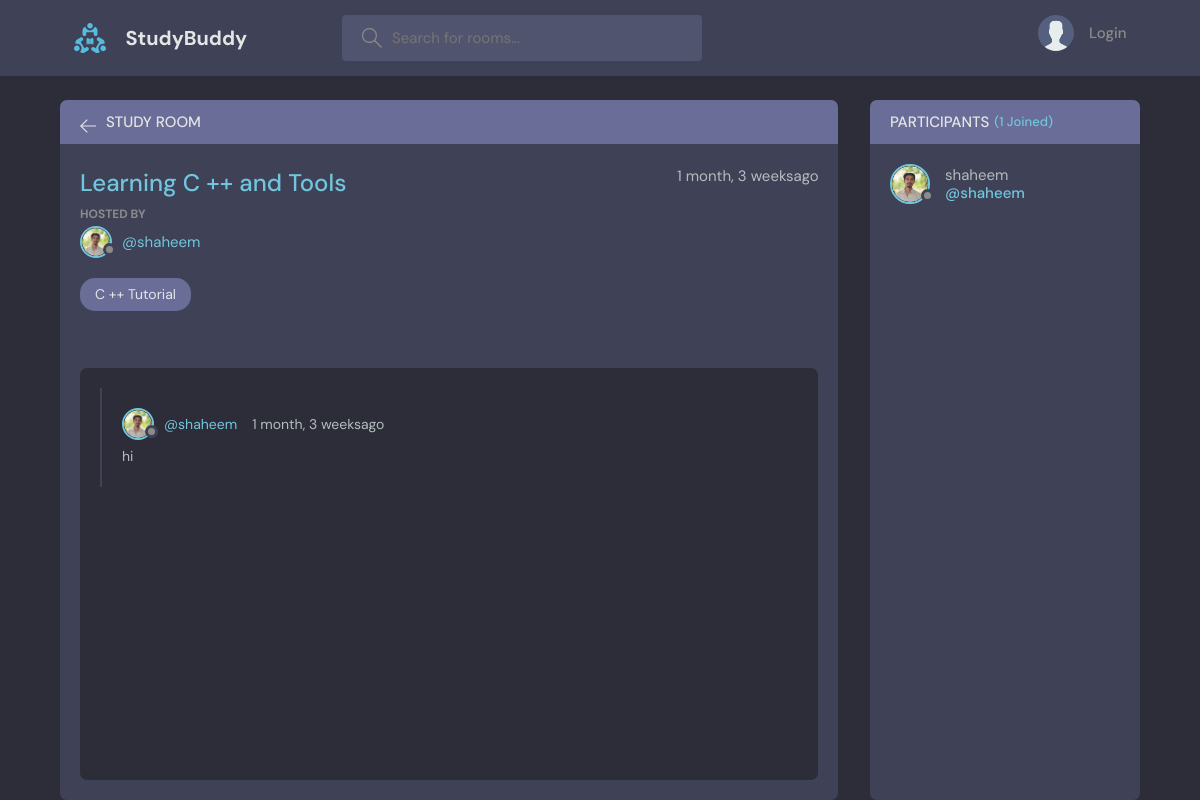
The app's page /room/1/, older data.
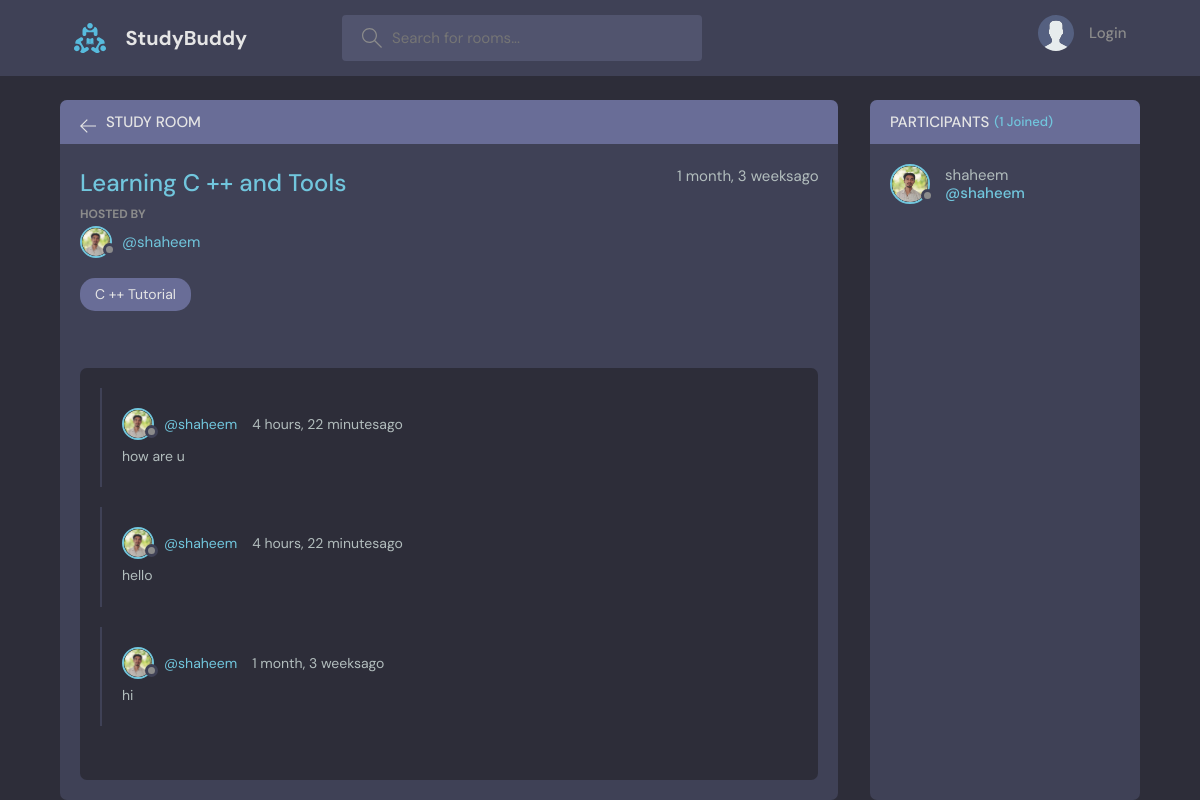
The same page, newer data.
### base/models.py (models this page shows, shortened)
class Message(models.Model):
    user = models.ForeignKey(User, on_delete=models.CASCADE)
    room = models.ForeignKey(Room, on_delete=models.CASCADE)
    body = models.TextField()
    updated = models.DateTimeField(auto_now=True)
    created = models.DateTimeField(auto_now_add=True)
    class Meta:
        ordering = ["-updated","-created"]

class User(AbstractUser):
    name = models.CharField(max_length=200, null=True,blank=True)
    email = models.EmailField(unique=True, null=True,blank=True)
    bio = models.TextField(null=True,blank=True)
    avatar = models.ImageField(null=True,blank=True,default='avatar.svg')
    USERNAME_FIELD = 'email'
    REQUIRED_FIELDS = ['username']

### base/views.py (the view, shortened to what this page needs)
# urls.py: path('room/<str:pk>/',views.room,name="room"),
def room(request,pk):
    room = Room.objects.get(id=pk)
    room_messages = room.message_set.all().order_by('-created')  #----------------
    participants = room.participants.all()
    context = {'room':room,'room_messages':room_messages,'participants':participants}
    return render(request,'base/room.html',context)

### base/models.py (called while the page is built)
    def __str__(self):
        return self.name

### base/templates/base/room.html (shortened to what this page needs)
{% extends "main.html" %}
{% block content %}
    <main class="profile-page layout layout--2">
      <div class="container">
        <div class="room">
          <div class="room__top">
            <div class="room__topLeft">
              <a href="{% url 'home' %}">
                <svg version="1.1" xmlns="http://www.w3.org/2000/svg" width="32" height="32" viewBox="0 0 32 32">
                  <title>arrow-left</title>
                  <path
                    d="M13.723 2.286l-13.723 13.714 13.719 13.714 1.616-1.611-10.96-10.96h27.625v-2.286h-27.625l10.965-10.965-1.616-1.607z"
                  ></path>
                </svg>
              </a>
              <h3>Study Room</h3>
            </div>
          </div>
          <div class="room__box scroll">
            <div class="room__header scroll">
              <div class="room__info">
                <h3>{{room.name}}</h3>
                <span>{{room.created|timesince}}ago</span>
              </div>
              <div class="room__hosted">
                <p>Hosted By</p>
                <a href="{% url 'user-profile' room.host.id%}" class="room__author">
                  <div class="avatar avatar--small">
                    <img src="{{room.host.avatar.url}}" />
                  </div>
                  <span>@{{room.host.username}}</span>
                </a>
              </div>
              <span class="room__topics">{{room.topic}}</span>
            </div>
            <div class="room__conversation">
              <div class="threads scroll">
                {% for message in room.message_set.all %}
                <div class="thread">
                  <div class="thread__top">
                    <div class="thread__author">
                      <a href="{% url 'user-profile' message.user.id %}" class="thread__authorInfo">
                        <div class="avatar avatar--small">
                          <img src="{{message.user.avatar.url}}" />
                        </div>
                        <span>@{{message.user.username}}</span>
                      </a>
                      <span class="thread__date">{{message.created|timesince}}ago</span>
                    </div>
                  </div>
                  <div class="thread__details">
                    {{message.body}}
                  </div>
                </div>
                {% endfor %}
              </div>
            </div>
          </div>
        </div>
        <div class="participants">
          <h3 class="participants__top">Participants <span>({{participants.count}} Joined)</span></h3>
          <div class="participants__list scroll">
            {% for user in participants %}
            <a href="{% url 'user-profile' user.id %}" class="participant">
              <div class="avatar avatar--medium">
                <img src="{{user.avatar.url}}" />
              </div>
              <p>
                {{user.username}}
                <span>@{{user.username}}</span>
              </p>
            </a>
           {% endfor %}
          </div>
        </div>
      </div>
    </main>
{% endblock %}

Row changes from the older to the newer data that the page shows:
added Message: user.avatar (picture), user.username "shaheem", created "4 hours, 22 minutes", body "how are u"
added Message: user.avatar (picture), user.username "shaheem", created "4 hours, 22 minutes", body "hello"
